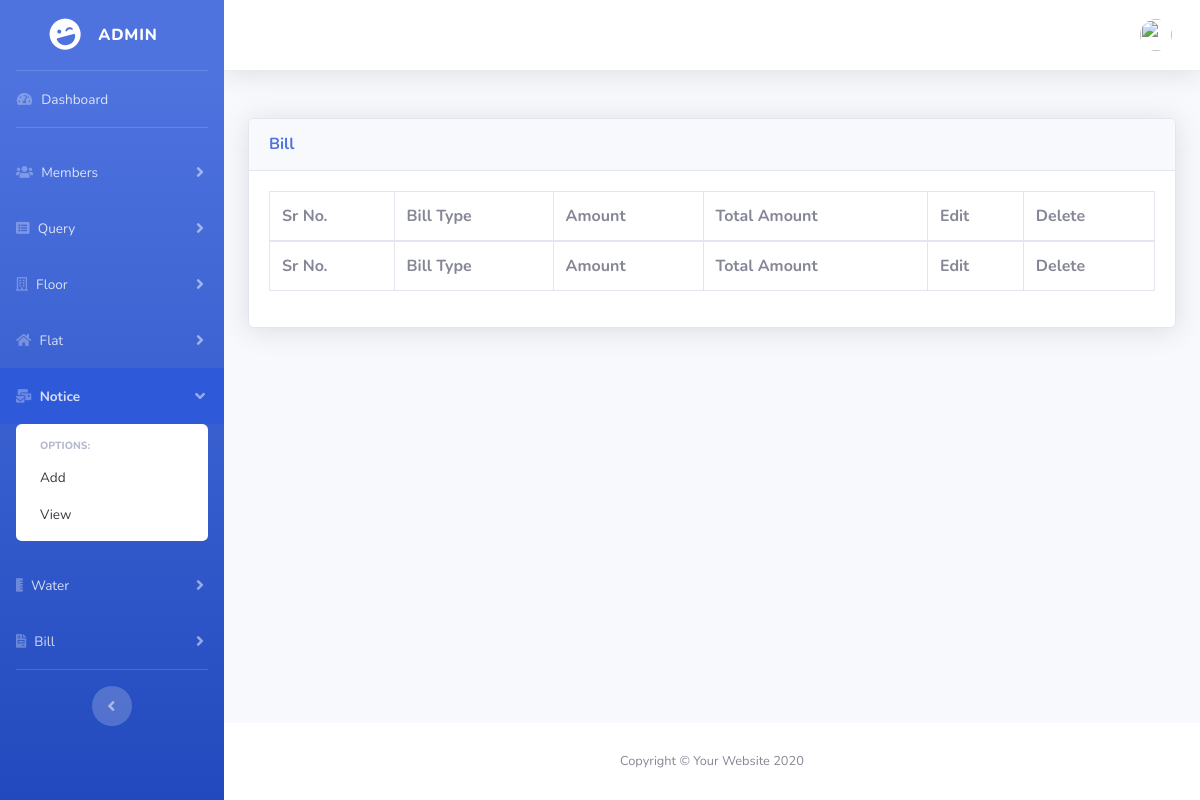
Page /admin/bill.php (signed in) on the earlier database version.
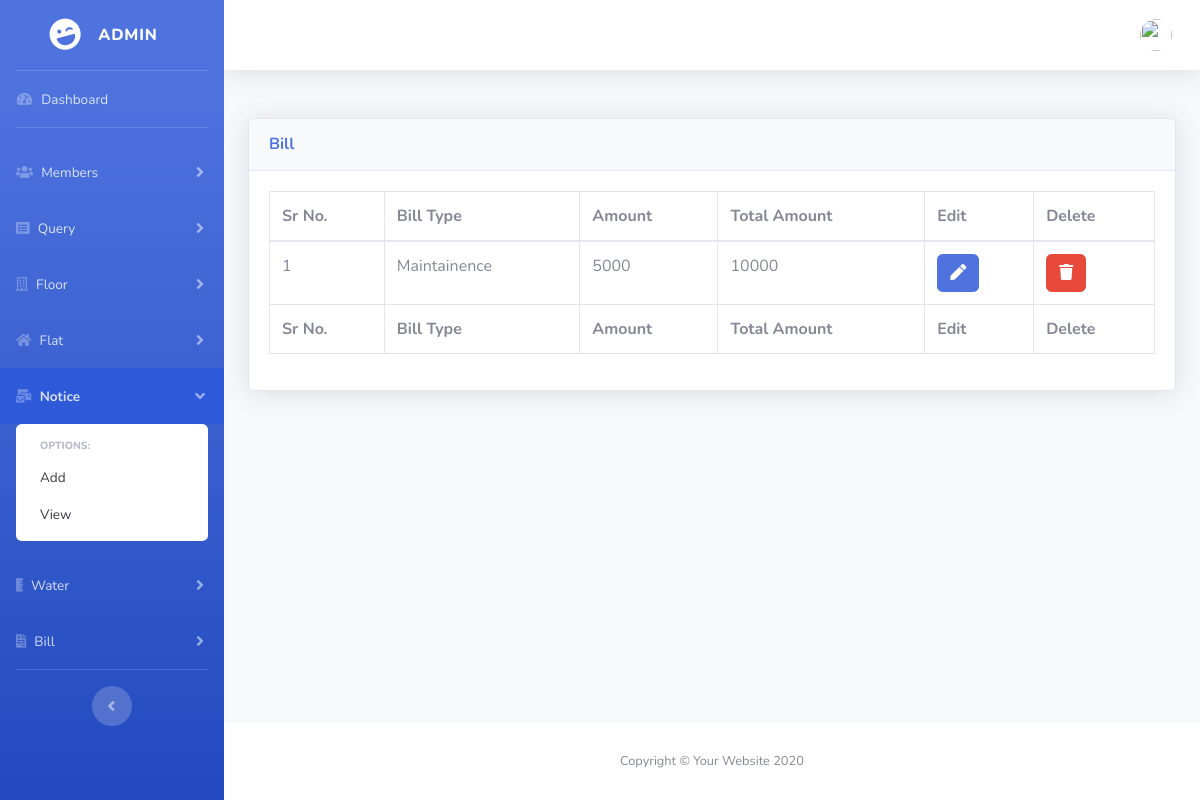
Same page on the later database version.
### tables this page shows
CREATE TABLE `bill` (
  `id` int(11) NOT NULL,
  `bill_type` varchar(255) NOT NULL,
  `bill_amount` int(11) NOT NULL,
  `created_at` varchar(255) NOT NULL,
  `updated_at` varchar(255) NOT NULL
);

### admin/classes/Database.php (called while the page is built, shortened)
<?php
    class Database{
        private $host;
        private $username;
        private $password;
        private $database;
        private $connection;
        public function __construct(){
            $this->host = "localhost";
            $this->username = "root";
            $this->password = "";
            $this->database = "societymanagement";
        }
        public function connectDB(){
            $this->connection = new mysqli($this->host, $this->username, $this->password);
            $db_selected = $this->connection->select_db($this->database);
        }
        public function getConnection(){
            return $this->connection;
        }
    }
    $database = new Database();
?>

### admin/classes/Session.php (called while the page is built, shortened)
<?php
class Session {
    public static function isSessionStart(){
        if(isset($_SESSION['login'])){
            return true;
        } else{
            return false;
        }
    }
}

### admin/classes/Bill.php (called while the page is built, shortened)
<?php
    include_once("Database.php");
    include_once("Session.php");
    class Bill{
        private $connection;
        public function __construct(){
            global $database;
            $this->connection = $database->getConnection();
        }
        public function readAllBill(){
            $result_set = $this->connection->query("SELECT * FROM bill");
            return $result_set;
        }
    }
?>

### admin/classes/Floor.php (called while the page is built, shortened)
<?php
    include_once("Database.php");
    include_once("Session.php");
    class Floor{
        private $connection;
        public function __construct(){
            global $database;
            $this->connection = $database->getConnection();
        }
        public function getTotalFlatCount(){
            $sql = "SELECT count(*) AS total_count from building";
            $result_set = $this->connection->query($sql);
            if($row = mysqli_fetch_assoc($result_set)){
                return $row['total_count'];
            }else{
                die("Error while Fetching total count of FLAT");
            }
        }
    }
?>

### admin/includes/bill/view-bill.php (the view, shortened to what this page needs)
<?php
    $bill = new Bill();
    $floor = new Floor();
    $totalFlatCount = $floor->getTotalFlatCount();
?>
<div class="card shadow mb-4">
    <div class="card-header py-3">
        <h6 class="m-0 font-weight-bold text-primary">Bill</h6> </div>
    <div class="card-body">
        <div class="table-responsive">
            <table class="table table-bordered" id="dataTable" width="100%" cellspacing="0">
                <thead>
                    <tr>
                        <th>Sr No.</th>
                        <th>Bill Type</th>
                        <th>Amount</th>
                        <th>Total Amount</th>
                        <?php
                            if($user_role == 'admin'){
                        ?>
                        <th>Edit</th>
                        <th>Delete</th>
                        <?php
                            }
                        ?>
                    </tr>
                </thead>
                <tfoot>
                    <tr>
                        <th>Sr No.</th>
                        <th>Bill Type</th>
                        <th>Amount</th>
                        <th>Total Amount</th>
                        <?php
                            if($user_role == 'admin'){
                        ?>
                        <th>Edit</th>
                        <th>Delete</th>
                        <?php
                            }
                        ?>
                    </tr>
                </tfoot>
                 <tbody>
                  <?php
                        $id = 0;
                        $allBills = $bill->readAllBill();
                        while($row = mysqli_fetch_assoc($allBills)){
                            $id = $id+1;
                            $bill_id = $row['id'];
                            $bill_type = $row['bill_type'];
                            $bill_amount = $row['bill_amount'];
                            $total_amount = $bill_amount*$totalFlatCount;
                            echo "<tr>";
                            echo "<td>$id</td>";
                            echo "<td>$bill_type</td>";
                            echo "<td>$bill_amount</td>";
                            echo "<td>$total_amount</td>";
                            if($user_role == 'admin'){
                            echo "<td><a href='bill.php?source=edit_bill&bid=$bill_id' class='btn btn-primary'><span class='fa fa-pen'></span></a></td> ";
                            echo "<td><button type='button' class='btn btn-danger delete-bill' data-bill-id='$bill_id'> <span class='fa fa-trash'></span></button></td>";
                            }
                            echo "</tr>";
                        }
                    ?>
                </tbody>
            </table>
        </div>
    </div>
</div>

Differences in the rows shown:
added bill: bill_type "Maintainence", bill_amount "5000", total_amount "10000"
